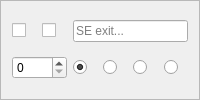
       <widget class="QFrame" name="frame_se">
        <property name="sizePolicy">
         <sizepolicy hsizetype="Preferred" vsizetype="Preferred">
          <horstretch>0</horstretch>
          <verstretch>0</verstretch>
         </sizepolicy>
        </property>
        <property name="frameShape">
         <enum>QFrame::StyledPanel</enum>
        </property>
        <property name="frameShadow">
         <enum>QFrame::Raised</enum>
        </property>
        <layout class="QGridLayout" name="gridLayout_se">
         <item row="0" column="0">
          <widget class="QCheckBox" name="noroute_se">
           <property name="cursor">
            <cursorShape>PointingHandCursor</cursorShape>
           </property>
           <property name="focusPolicy">
            <enum>Qt::NoFocus</enum>
           </property>
           <property name="toolTip">
            <string>Prevent a route being created via this exit, equivalent to an infinite exit weight</string>
           </property>
           <property name="text">
            <string/>
           </property>
           <property name="checkable">
            <bool>true</bool>
           </property>
          </widget>
         </item>
         <item row="0" column="1">
          <widget class="QCheckBox" name="stub_se">
           <property name="cursor">
            <cursorShape>PointingHandCursor</cursorShape>
           </property>
           <property name="toolTip">
            <string>Create an exit in this direction with unknown destination, mutually exclusive with an actual exit roomID</string>
           </property>
           <property name="text">
            <string/>
           </property>
          </widget>
         </item>
         <item row="0" column="2" colspan="4">
          <widget class="QLineEdit" name="se">
           <property name="toolTip">
            <string>Set the number of the room southeast of this one, will be blue for a valid number or red for invalid</string>
           </property>
           <property name="placeholderText">
            <string>SE exit...</string>
           </property>
          </widget>
         </item>
         <item row="1" column="0" colspan="2">
          <widget class="QSpinBox" name="weight_se">
           <property name="cursor">
            <cursorShape>SizeVerCursor</cursorShape>
           </property>
           <property name="toolTip">
            <string>Set to a positive value to overide the default (Room) Weight for using this Exit route, zero value assigns the default.</string>
           </property>
           <property name="maximum">
            <number>9999</number>
           </property>
          </widget>
         </item>
         <item row="1" column="2">
          <widget class="QRadioButton" name="doortype_none_se">
           <property name="cursor">
            <cursorShape>PointingHandCursor</cursorShape>
           </property>
           <property name="toolTip">
            <string>No door symbol is drawn on 2D Map for this exit</string>
           </property>
           <property name="text">
            <string/>
           </property>
           <property name="checked">
            <bool>true</bool>
           </property>
           <attribute name="buttonGroup">
            <string notr="true">doortype_se</string>
           </attribute>
          </widget>
         </item>
         <item row="1" column="3">
          <widget class="QRadioButton" name="doortype_open_se">
           <property name="cursor">
            <cursorShape>PointingHandCursor</cursorShape>
           </property>
           <property name="toolTip">
            <string>Green (Open) door symbol is drawn on 2D Map, can be set on either a stub or a real exit</string>
           </property>
           <property name="text">
            <string/>
           </property>
           <attribute name="buttonGroup">
            <string notr="true">doortype_se</string>
           </attribute>
          </widget>
         </item>
         <item row="1" column="4">
          <widget class="QRadioButton" name="doortype_closed_se">
           <property name="cursor">
            <cursorShape>PointingHandCursor</cursorShape>
           </property>
           <property name="toolTip">
            <string>Orange (Closed) door symbol is drawn on 2D Map, can be set on either a stub or a real exit</string>
           </property>
           <property name="text">
            <string/>
           </property>
           <attribute name="buttonGroup">
            <string notr="true">doortype_se</string>
           </attribute>
          </widget>
         </item>
         <item row="1" column="5">
          <widget class="QRadioButton" name="doortype_locked_se">
           <property name="cursor">
            <cursorShape>PointingHandCursor</cursorShape>
           </property>
           <property name="toolTip">
            <string>Red (Locked) door symbol is drawn on 2D Map, can be set on either a stub or a real exit</string>
           </property>
           <property name="text">
            <string/>
           </property>
           <attribute name="buttonGroup">
            <string notr="true">doortype_se</string>
           </attribute>
          </widget>
         </item>
        </layout>
       </widget>
